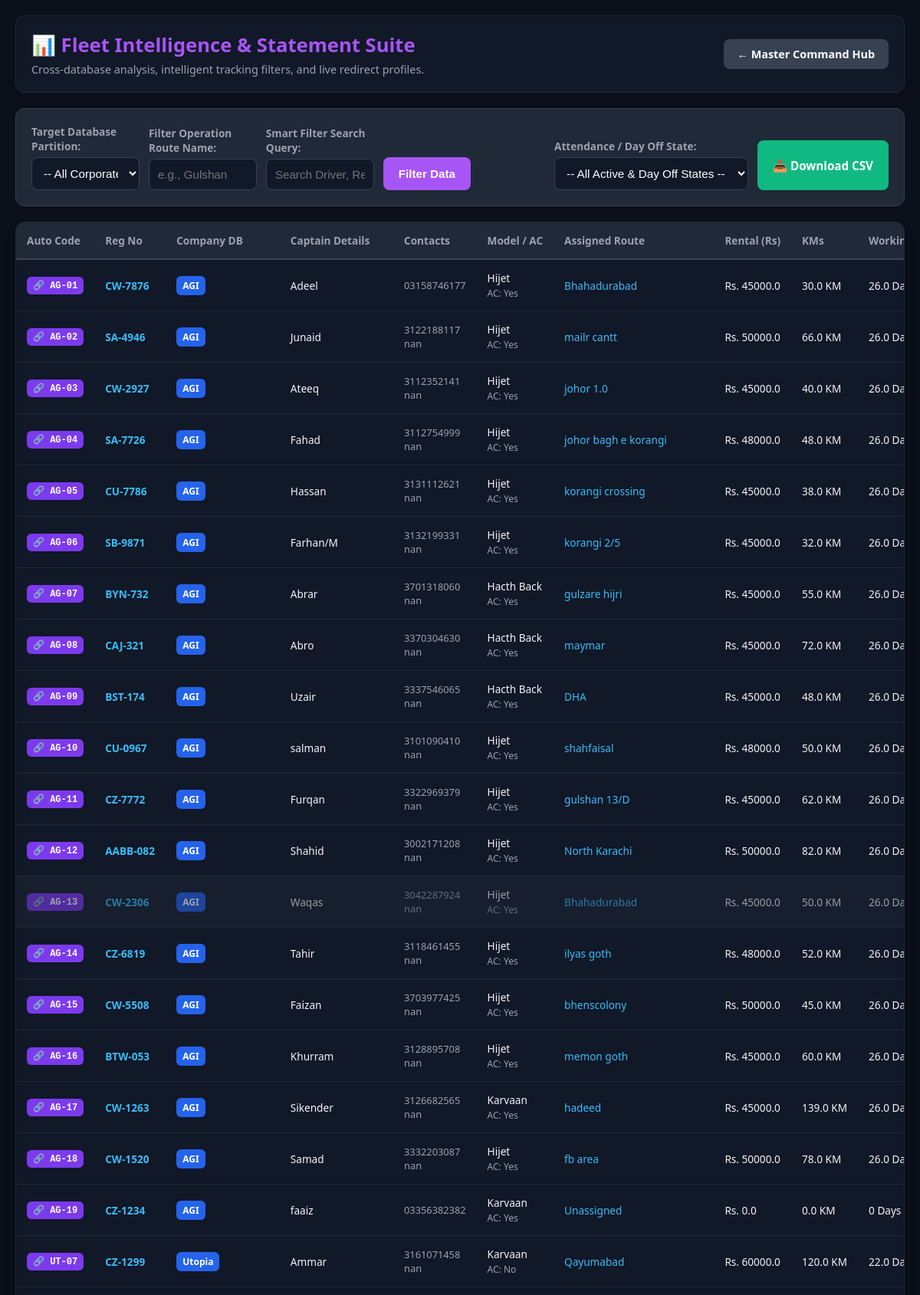
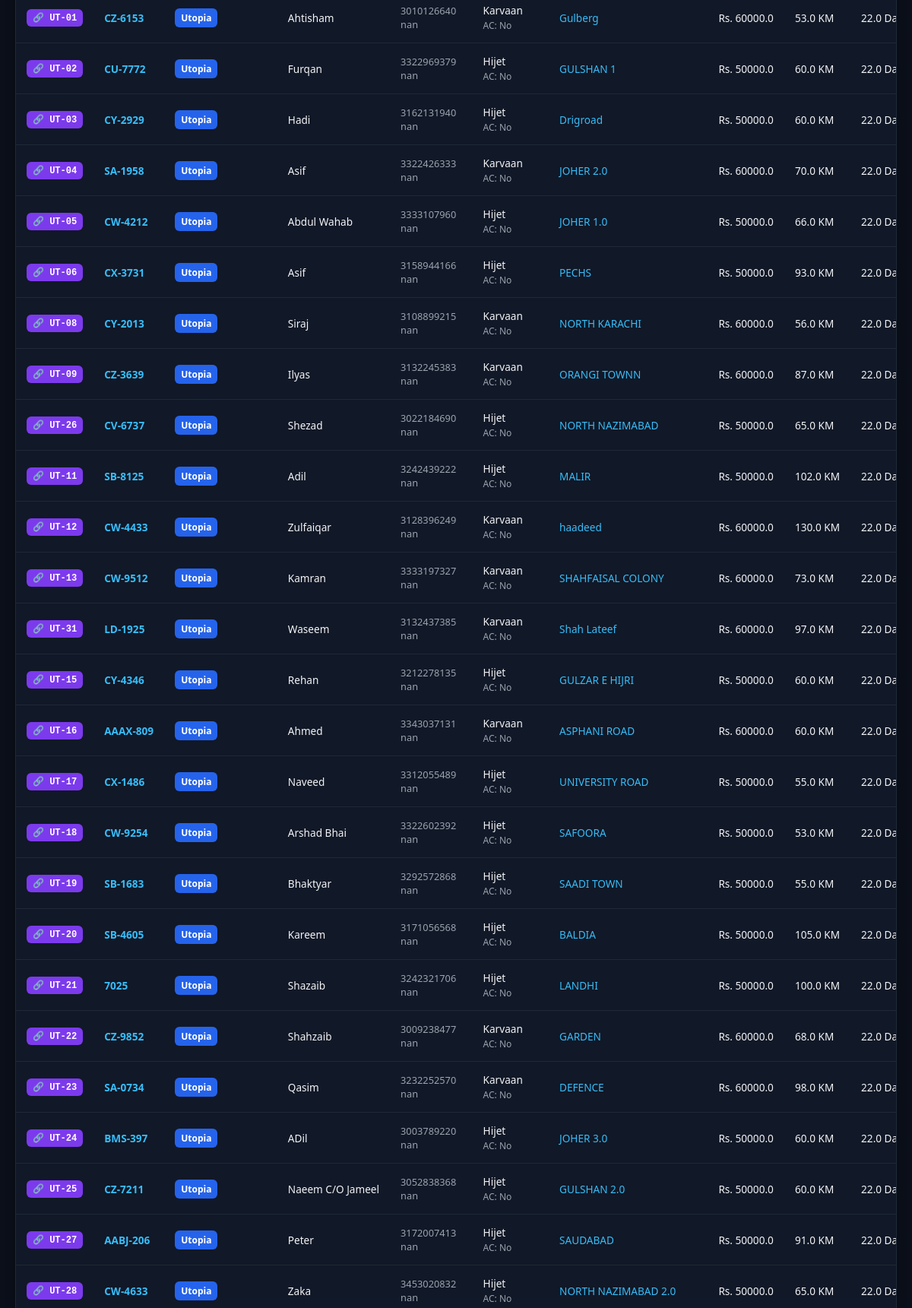
Screenshot of /admin/analytics (signed in, upper part) with the database file from the repository (2 pictures, top to bottom).
### tables this page shows
CREATE TABLE cars (
            registration_no TEXT PRIMARY KEY,
            password TEXT,
            captain_name TEXT,
            contact1 TEXT,
            contact2 TEXT,
            driver_code TEXT,
            route_name TEXT,
            ac_status TEXT,
            car_model TEXT,
            cnic_front TEXT,
            cnic_back TEXT,
            license_front TEXT,
            license_back TEXT,
            advance_amount INTEGER DEFAULT 0,
            advance_timestamp TEXT,
            day_off_reason TEXT,
            day_off_timestamp TEXT,
            actual_fuel_taken REAL DEFAULT 0,
            custom_rental REAL DEFAULT NULL,
            custom_kms REAL DEFAULT NULL,
            custom_working_days REAL DEFAULT NULL,
            backup_total REAL DEFAULT 0,
            is_disabled INTEGER DEFAULT 0
        );

### app.py (the view, shortened to what this page needs)
@app.route('/admin/analytics', methods=['GET', 'POST'])
def fleet_analytics():
    if 'admin_logged_in' not in session: return redirect(url_for('admin_portal'))
    filter_company = request.args.get('company', '').strip()
    filter_route = request.args.get('route', '').strip()
    search_query = request.args.get('search_query', '').strip()
    filter_att = request.args.get('attendance_state', '').strip()
    ledger = generate_master_ledger(filter_company, filter_route, search_query, filter_att)
    return render_template('analytics.html', ledger=ledger, companies=COMPANY_MAP.keys(), select_comp=filter_company, select_route=filter_route, query=search_query)

### app.py (called while the page is built)
def get_db_path(company_name):
    db_filename = COMPANY_MAP.get(company_name, {"db": "database.db"})["db"]
    return os.path.join(BASE_DIR, db_filename)

### templates/analytics.html (shortened to what this page needs)
<!DOCTYPE html>
<html lang="en">
<head>
</head>
<body>
<div class="dashboard-container">
    <div class="header-panel">
        <div>
            <h1>📊 Fleet Intelligence & Statement Suite</h1>
            <p style="margin: 5px 0 0 0; color: #9ca3af; font-size: 0.9rem;">Cross-database analysis, intelligent tracking filters, and live redirect profiles.</p>
        </div>
        <a href="/admin" style="background: #374151; color: white; text-decoration: none; padding: 10px 18px; border-radius: 8px; font-weight: bold; font-size: 0.9rem;">← Master Command Hub</a>
    </div>
    <div class="search-filter-card">
        <form method="GET" action="/admin/analytics" class="filter-form">
            <div>
                <label>Target Database Partition:</label>
                <select name="company">
                    <option value="">-- All Corporate Databases --</option>
                </select>
            </div>
            <div>
                <label>Filter Operation Route Name:</label>
                <input type="text" name="route" value="{{ select_route }}" placeholder="e.g., Gulshan">
            </div>
            <div>
                <label>Smart Filter Search Query:</label>
                <input type="text" name="search_query" value="{{ query }}" placeholder="Search Driver, Reg, Code...">
            </div>
            <div>
                <button type="submit" class="action-btn">Filter Data</button>
            </div>
            <div>
            <label>Attendance / Day Off State:</label>
            <select name="attendance_state">
                <option value="">-- All Active & Day Off States --</option>
            </select>
            </div>
            <div>
                <a href="/admin/download_csv?company={{ select_comp }}&route={{ select_route }}&search_query={{ query }}&attendance_state={{attendance_state}}" class="action-btn csv-btn">📥 Download CSV</a>
            </div>
        </form>
    </div>
    <div class="table-viewport">
        <table>
            <thead>
                <tr>
                    <th>Auto Code</th>
                    <th>Reg No</th>
                    <th>Company DB</th>
                    <th>Captain Details</th>
                    <th>Contacts</th>
                    <th>Model / AC</th>
                    <th>Assigned Route</th>
                    <th>Rental (Rs)</th>
                    <th>KMs</th>
                    <th>Working Days</th>
                </tr>
            </thead>
            <tbody>
                {% for row in ledger %}
                <tr class="{% if row.is_disabled %}disabled-row{% endif %}">
                    <td>
                        <a href="/admin/user_profile/{{ row.company_name }}/{{ row.registration_no }}" style="text-decoration: none;">
                            <span class="badge code-badge" title="Click to view full transaction logs profile">🔗 {{ row.driver_code }}</span>
                        </a>
                    </td>
                    <td>
                        <a href="/admin/user_profile/{{ row.company_name }}/{{ row.registration_no }}" class="redirect-link" title="Click to view full transaction logs profile">
                            <strong>{{ row.registration_no }}</strong>
                        </a>
                    </td>
                    <td><span class="badge company-badge">{{ row.company_name }}</span></td>
                    <td>{{ row.captain_name }}</td>
                    <td style="font-size: 0.8rem; color: #9ca3af;">{{ row.contact1 }}<br>{{ row.contact2 }}</td>
                    <td>{{ row.car_model }} <br> <span style="font-size:0.75rem; color:#9ca3af;">AC: {{ row.ac_status }}</span></td>
                    <td><span style="color:#38bdf8;">{{ row.route_name }}</span></td>
                    <td>Rs. {{ row.rental }}</td>
                    <td>{{ row.kms }} KM</td>
                    <td>{{ row.working_days }} Days</td>
                </tr>
                {% else %}
                <tr>
                    <td colspan="21" style="text-align: center; padding: 30px; color: #9ca3af; font-size: 1.1rem;">No matching profiles found in storage.</td>
                </tr>
                {% endfor %}
            </tbody>
        </table>
    </div>
</div>
</body>
</html>

### templates/analytics.html (style rules this page uses)
body { font-family: system-ui, sans-serif; background: #0b0f19; color: #f3f4f6; margin: 0; padding: 20px; }
.dashboard-container { max-width: 1650px; margin: 0 auto; display: flex; flex-direction: column; gap: 20px; }
.header-panel { background: #111827; padding: 20px; border-radius: 12px; border: 1px solid #1f2937; display: flex; justify-content: space-between; align-items: center; }
h1 { margin: 0; color: #a855f7; font-size: 1.6rem; }
.search-filter-card { background: #1f2937; padding: 20px; border-radius: 12px; border: 1px solid #374151; }
.filter-form { display: grid; grid-template-columns: 1fr 1fr 1.5fr auto auto; gap: 12px; align-items: flex-end; }
label { font-size: 0.85rem; color: #9ca3af; font-weight: 600; display: block; margin-bottom: 5px; }
input, select { width: 100%; padding: 11px; background: #111827; border: 1px solid #374151; color: white; border-radius: 8px; font-size: 0.95rem; box-sizing: border-box; }
.action-btn { background: #a855f7; color: white; border: none; padding: 11px 20px; font-weight: bold; border-radius: 8px; cursor: pointer; height: 43px; display: inline-flex; align-items: center; justify-content: center; text-decoration: none; font-size: 0.95rem; white-space: nowrap; }
.csv-btn { background: #10b981; }
.table-viewport { background: #111827; border-radius: 12px; border: 1px solid #1f2937; overflow-x: auto; box-shadow: 0 10px 15px -3px rgba(0,0,0,0.3); }
table { width: 100%; border-collapse: collapse; font-size: 0.85rem; text-align: left; min-width: 1550px; }
th { background: #1f2937; color: #9ca3af; padding: 14px; font-weight: bold; border-bottom: 2px solid #374151; white-space: nowrap; }
td { padding: 14px; border-bottom: 1px solid #1f2937; white-space: nowrap; }
.badge { display: inline-block; padding: 4px 8px; border-radius: 6px; font-size: 0.75rem; font-weight: bold; }
.company-badge { background: #2563eb; color: white; }
.code-badge { background: #7c3aed; color: white; font-family: monospace; transition: transform 0.1s; }
.redirect-link { color: #38bdf8; font-weight: bold; text-decoration: none; transition: color 0.1s; }
.disabled-row { opacity: 0.6; background: rgba(75, 85, 99, 0.18); }
.filter-form { display: grid; grid-template-columns: 1fr 1fr 1fr 1.5fr auto auto; gap: 12px; align-items: flex-end; }

### rows the page displays
cars: driver_code "AG-01", registration_no "CW-7876", captain_name "Adeel", contact1 "03158746177", car_model "Hijet", ac_status "Yes", route_name "Bhahadurabad", rental "45000.0", kms "30.0", working_days "26.0"
cars: driver_code "AG-02", registration_no "SA-4946", captain_name "Junaid", contact1 "3122188117", contact2 "nan", car_model "Hijet", ac_status "Yes", route_name "mailr cantt", rental "50000.0", kms "66.0", working_days "26.0"
cars: driver_code "AG-03", registration_no "CW-2927", captain_name "Ateeq", contact1 "3112352141", contact2 "nan", car_model "Hijet", ac_status "Yes", route_name "johor 1.0", rental "45000.0", kms "40.0", working_days "26.0"
cars: driver_code "AG-04", registration_no "SA-7726", captain_name "Fahad", contact1 "3112754999", contact2 "nan", car_model "Hijet", ac_status "Yes", route_name "johor bagh e korangi", rental "48000.0", kms "48.0", working_days "26.0"
cars: driver_code "AG-05", registration_no "CU-7786", captain_name "Hassan", contact1 "3131112621", contact2 "nan", car_model "Hijet", ac_status "Yes", route_name "korangi crossing", rental "45000.0", kms "38.0", working_days "26.0"
cars: driver_code "AG-06", registration_no "SB-9871", captain_name "Farhan/M", contact1 "3132199331", contact2 "nan", car_model "Hijet", ac_status "Yes", route_name "korangi 2/5", rental "45000.0", kms "32.0", working_days "26.0"
cars: driver_code "AG-07", registration_no "BYN-732", captain_name "Abrar", contact1 "3701318060", contact2 "nan", car_model "Hacth Back", ac_status "Yes", route_name "gulzare hijri", rental "45000.0", kms "55.0", working_days "26.0"
cars: driver_code "AG-08", registration_no "CAJ-321", captain_name "Abro", contact1 "3370304630", contact2 "nan", car_model "Hacth Back", ac_status "Yes", route_name "maymar", rental "45000.0", kms "72.0", working_days "26.0"
cars: driver_code "AG-09", registration_no "BST-174", captain_name "Uzair", contact1 "3337546065", contact2 "nan", car_model "Hacth Back", ac_status "Yes", route_name "DHA", rental "45000.0", kms "48.0", working_days "26.0"
cars: driver_code "AG-10", registration_no "CU-0967", captain_name "salman", contact1 "3101090410", contact2 "nan", car_model "Hijet", ac_status "Yes", route_name "shahfaisal", rental "48000.0", kms "50.0", working_days "26.0"
cars: driver_code "AG-11", registration_no "CZ-7772", captain_name "Furqan", contact1 "3322969379", contact2 "nan", car_model "Hijet", ac_status "Yes", route_name "gulshan 13/D", rental "45000.0", kms "62.0", working_days "26.0", driver_code "UT-02", registration_no "CU-7772", company_name "Utopia", captain_name "Furqan", contact1 "3322969379", contact2 "nan", car_model "Hijet", ac_status "No", route_name "GULSHAN 1", rental "50000.0", kms "60.0", working_days "22.0"
cars: driver_code "AG-12", registration_no "AABB-082", captain_name "Shahid", contact1 "3002171208", contact2 "nan", car_model "Hijet", ac_status "Yes", route_name "North Karachi", rental "50000.0", kms "82.0", working_days "26.0"
cars: driver_code "AG-13", registration_no "CW-2306", captain_name "Waqas", contact1 "3042287924", contact2 "nan", car_model "Hijet", ac_status "Yes", route_name "Bhahadurabad", rental "45000.0", kms "50.0", working_days "26.0"
cars: driver_code "AG-14", registration_no "CZ-6819", captain_name "Tahir", contact1 "3118461455", contact2 "nan", car_model "Hijet", ac_status "Yes", route_name "ilyas goth", rental "48000.0", kms "52.0", working_days "26.0"
cars: driver_code "AG-15", registration_no "CW-5508", captain_name "Faizan", contact1 "3703977425", contact2 "nan", car_model "Hijet", ac_status "Yes", route_name "bhenscolony", rental "50000.0", kms "45.0", working_days "26.0"
cars: driver_code "AG-16", registration_no "BTW-053", captain_name "Khurram", contact1 "3128895708", contact2 "nan", car_model "Hijet", ac_status "Yes", route_name "memon goth", rental "45000.0", kms "60.0", working_days "26.0"
cars: driver_code "AG-17", registration_no "CW-1263", captain_name "Sikender", contact1 "3126682565", contact2 "nan", car_model "Karvaan", ac_status "Yes", route_name "hadeed", rental "45000.0", kms "139.0", working_days "26.0", driver_code "UT-07", registration_no "CZ-1299", company_name "Utopia", captain_name "Ammar", contact1 "3161071458", contact2 "nan", car_model "Karvaan", ac_status "No", route_name "Qayumabad", rental "60000.0", kms "120.0", working_days "22.0", driver_code "UT-01", registration_no "CZ-6153", captain_name "Ahtisham", contact1 "3010126640", route_name "Gulberg", kms "53.0", driver_code "UT-04", registration_no "SA-1958", captain_name "Asif", contact1 "3322426333", route_name "JOHER 2.0", kms "70.0", driver_code "UT-09", registration_no "CZ-3639", captain_name "Ilyas", contact1 "3132245383", route_name "ORANGI TOWNN", kms "87.0", driver_code "UT-12", registration_no "CW-4433", captain_name "Zulfaiqar", contact1 "3128396249", route_name "haadeed", kms "130.0", driver_code "UT-13", registration_no "CW-9512", captain_name "Kamran", contact1 "3333197327", route_name "SHAHFAISAL COLONY", kms "73.0", driver_code "UT-31", registration_no "LD-1925", captain_name "Waseem", contact1 "3132437385", route_name "Shah Lateef", kms "97.0", driver_code "UT-22", registration_no "CZ-9852", captain_name "Shahzaib", contact1 "3009238477", route_name "GARDEN", kms "68.0", driver_code "UT-23", registration_no "SA-0734", captain_name "Qasim", contact1 "3232252570", route_name "DEFENCE", kms "98.0"
cars: driver_code "AG-18", registration_no "CW-1520", captain_name "Samad", contact1 "3332203087", contact2 "nan", car_model "Hijet", ac_status "Yes", route_name "fb area", rental "50000.0", kms "78.0", working_days "26.0"
cars: driver_code "AG-19", registration_no "CZ-1234", company_name "AGI", captain_name "faaiz", contact1 "03356382382", car_model "Karvaan", ac_status "Yes", route_name "Unassigned", rental "0.0", kms "0.0", working_days "0"

### other values shown
{{ row.company_name }} "AGI" "AGI" "AGI" "AGI" "AGI" "AGI" "AGI" "AGI" "AGI" "AGI" "AGI" "AGI" "AGI" "AGI" "AGI" "AGI" "AGI" "AGI" "Utopia" "Utopia" "Utopia" "Utopia" "Utopia" "Utopia" "Utopia" "Utopia" "Utopia" "Utopia" "Utopia" "Utopia" "Utopia" "Utopia" "Utopia" "Utopia" "Utopia"
{{ row.driver_code }} "UT-03" "UT-05" "UT-06" "UT-08" "UT-26" "UT-11" "UT-15" "UT-16" "UT-17" "UT-18" "UT-19" "UT-20" "UT-21" "UT-24" "UT-25" "UT-27" "UT-28"
{{ row.registration_no }} "CY-2929" "CW-4212" "CX-3731" "CY-2013" "CV-6737" "SB-8125" "CY-4346" "AAAX-809" "CX-1486" "CW-9254" "SB-1683" "SB-4605" "7025" "BMS-397" "CZ-7211" "AABJ-206" "CW-4633"
{{ row.captain_name }} "Hadi" "Abdul Wahab" "Asif" "Siraj" "Shezad" "Adil" "Rehan" "Ahmed" "Naveed" "Arshad Bhai" "Bhaktyar" "Kareem" "Shazaib" "ADil" "Naeem C/O Jameel" "Peter" "Zaka"
{{ row.contact1 }} "3162131940" "3333107960" "3158944166" "3108899215" "3022184690" "3242439222" "3212278135" "3343037131" "3312055489" "3322602392" "3292572868" "3171056568" "3242321706" "3003789220" "3052838368" "3172007413" "3453020832"
{{ row.contact2 }} "nan" "nan" "nan" "nan" "nan" "nan" "nan" "nan" "nan" "nan" "nan" "nan" "nan" "nan" "nan" "nan" "nan"
{{ row.car_model }} "Hijet" "Hijet" "Hijet" "Karvaan" "Hijet" "Hijet" "Hijet" "Karvaan" "Hijet" "Hijet" "Hijet" "Hijet" "Hijet" "Hijet" "Hijet" "Hijet" "Hijet"
{{ row.ac_status }} "No" "No" "No" "No" "No" "No" "No" "No" "No" "No" "No" "No" "No" "No" "No" "No" "No"
{{ row.route_name }} "Drigroad" "JOHER 1.0" "PECHS" "NORTH KARACHI" "NORTH NAZIMABAD" "MALIR" "GULZAR E HIJRI" "ASPHANI ROAD" "UNIVERSITY ROAD" "SAFOORA" "SAADI TOWN" "BALDIA" "LANDHI" "JOHER 3.0" "GULSHAN 2.0" "SAUDABAD" "NORTH NAZIMABAD 2.0"
{{ row.rental }} "50000.0" "50000.0" "50000.0" "60000.0" "50000.0" "50000.0" "50000.0" "60000.0" "50000.0" "50000.0" "50000.0" "50000.0" "50000.0" "50000.0" "50000.0" "50000.0" "50000.0"
{{ row.kms }} "60.0" "66.0" "93.0" "56.0" "65.0" "102.0" "60.0" "60.0" "55.0" "53.0" "55.0" "105.0" "100.0" "60.0" "60.0" "91.0" "65.0"
{{ row.working_days }} "22.0" "22.0" "22.0" "22.0" "22.0" "22.0" "22.0" "22.0" "22.0" "22.0" "22.0" "22.0" "22.0" "22.0" "22.0" "22.0" "22.0"
